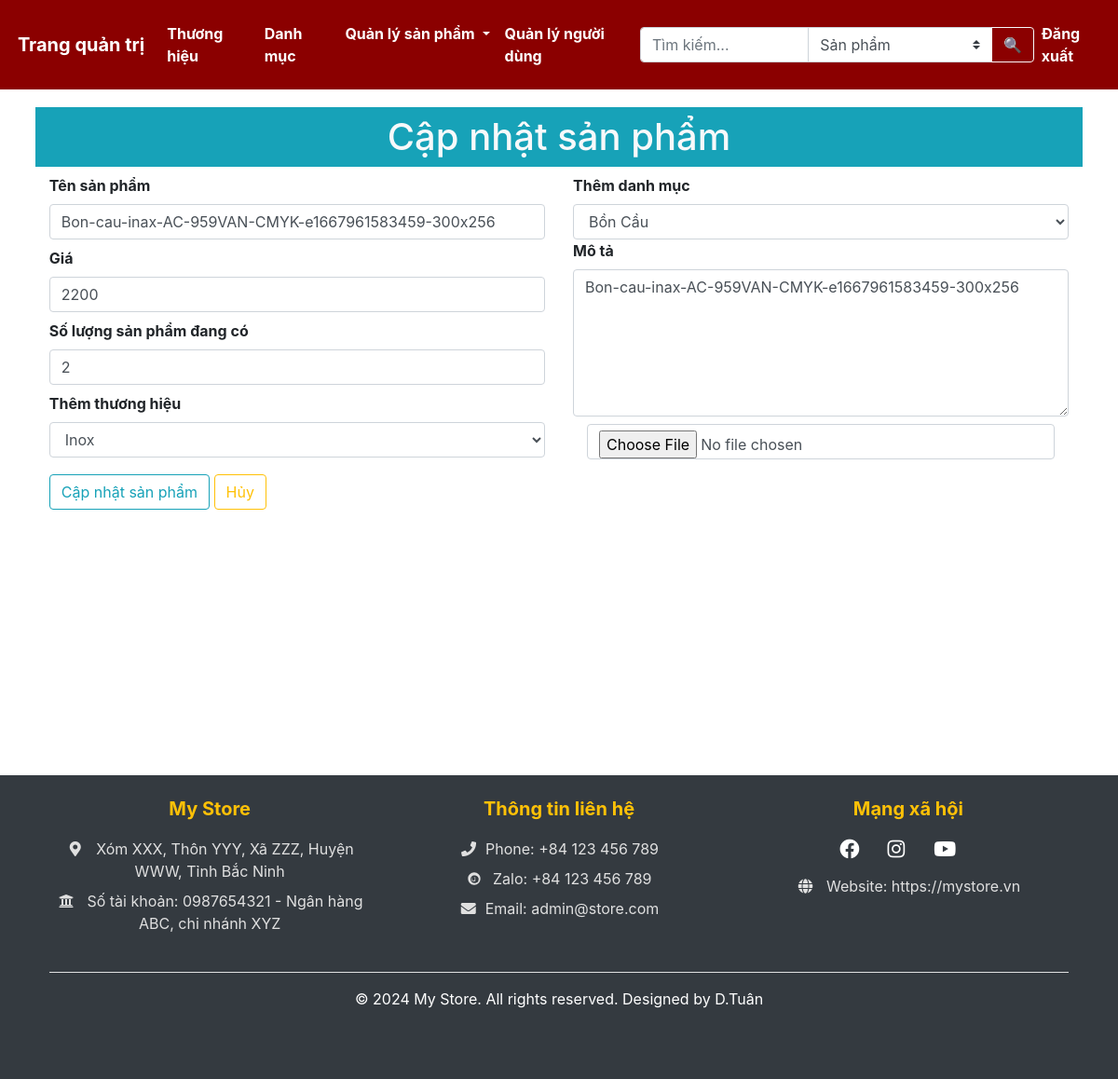
/admin/updateproduct/4 (signed in), run on the app's committed database.
### shop/products/models.py (models this page shows, shortened)
class Product(db.Model):
    id = db.Column(db.Integer, primary_key=True)
    name = db.Column(db.String(80), nullable=False)
    price = db.Column(db.Numeric(10,2), nullable=False)
    stock = db.Column(db.Integer, nullable=False)
    desc = db.Column(db.Text, nullable=False)
    pub_date = db.Column(db.DateTime, nullable=False,default=datetime.now())
    brand_id = db.Column(db.Integer, db.ForeignKey('brand.id'),nullable=False)
    brand = db.relationship('Brand', backref=db.backref('brand', lazy=True))
    category_id = db.Column(db.Integer, db.ForeignKey('category.id'),nullable=False)
    category = db.relationship('Category' , backref=db.backref('category', lazy=True))
    image_1 = db.Column(db.String(256), nullable=False, default='image1.jpg')

class Brand(db.Model):
    id = db.Column(db.Integer, primary_key=True)
    name = db.Column(db.String(64), nullable=False, unique=True)

class Category(db.Model):
    id = db.Column(db.Integer, primary_key=True)
    name = db.Column(db.String(64), nullable=False, unique=True)

### shop/products/routes.py (the view, shortened to what this page needs)
@app.route('/admin/updateproduct/<int:id>', methods=["GET", "POST"])
@admin_required
def admin_updateproduct(id):
    brands = Brand.query.all()
    categories = Category.query.all()
    product = Product.query.get_or_404(id)
    form = AddProducts()
    form.name.data = product.name
    form.price.data = int(product.price)
    form.stock.data = product.stock
    form.desc.data = product.desc
    return render_template('products/updateproduct.html',
                         title="Update Product",
                         form=form,
                         brands=brands,
                         categories=categories,
                         product=product)

### shop/products/forms.py
class AddProducts(Form):
    name = StringField("Tên sản phẩm", [validators.DataRequired()])
    price = IntegerField("Giá", [validators.DataRequired()])
    stock = IntegerField("Số lượng sản phẩm đang có", [validators.DataRequired()])
    desc = TextAreaField("Mô tả", [validators.DataRequired()])
    image_1 = FileField('Hình ảnh', validators=[FileAllowed(['jpg', 'jpeg', 'png', 'svg', 'gif'], "Images Only please")])

### shop/admin/utils.py (called while the page is built)
def admin_required(f):
    @wraps(f)
    def decorated_function(*args, **kwargs):
        if 'email' not in session or 'admin' not in session:
            flash('Vui lòng đăng nhập tại đây!', 'danger')
            return redirect(url_for('admin_login'))
        return f(*args, **kwargs)
    return decorated_function

### shop/customers/models.py (called while the page is built)
@login_manager.user_loader
def user_loader(user_id):
    return RegisterModel.query.get(user_id)

### shop/templates/products/updateproduct.html (shortened to what this page needs)
{% extends 'layout.html' %}
{% block body_block %}
<div style="padding: 0 1cm;">
    <div class="container mt-5">
        <h2 class="text-center h1 text-light bg-info p-2" style="margin-top: 0.5cm;">
            Cập nhật sản phẩm
        </h2>
        {% from '_formhelpers.html' import render_field %}
        <form method="POST" enctype="multipart/form-data">
            <div class="row">
                <div class="col-md-6">
                    {{ render_field(form.name, class="form-control", placeholder="Tên sản phẩm")}}
                    {{ render_field(form.price, class="form-control", placeholder="Giá") }}
                    {{ render_field(form.stock, class="form-control", placeholder="Số sản phẩm đang có") }}
                    <label for="brand"><b>Thêm thương hiệu</b></label>
                    <select class="form-control" name="brand" id="brand">
                        <option value="{{product.brand_id}}" class="form-control" required>{{product.brand.name}}</option>
                    </select>
                </div>
                <div class="col-md-6">
                    <label for="category"><b>Thêm danh mục</b></label>
                    <select class="form-control" name="category" id="category">
                        <option value="{{product.category_id}}" class="form-control" required>{{product.category.name}}</option>
                    </select>
                    {{ render_field(form.desc, class="form-control", placeholder="Product Description", rows=6) }}
                    <div class="container">
                        <div class="row">
                            <div class="col-md-12">
                                <input type="file" name="image_1" class="form-control">
                            </div>
                        </div>
                    </div>
                </div>
            </div>
            <div class="row mt-3">
                <div class="col-12">
                    <button type="submit" class="btn btn-outline-info">Cập nhật sản phẩm</button>
                    <a href="{{url_for('admin')}}" class="btn btn-outline-warning">Hủy</a>
                </div>
            </div>
        </form>
    </div>
</div>
{% endblock %}

### shop/templates/_formhelpers.html (shortened to what this page needs)
{% macro render_field(field) %}
<dt>{{ field.label }}
<dd>{{ field(**kwargs)|safe }}
</dd>
{% endmacro %}

### shop/templates/layout.html (style rules this page uses)
.container, .container-fluid { max-width: 100% !important; padding: 0 !important; margin: 0 !important; }
body { margin: 0; padding: 0; width: 100%; }
.row { margin: 0; }

### data on the page
Product: name "Bon-cau-inax-AC-959VAN-CMYK-e1667961583459-300x256", price "2200", stock "2", desc "Bon-cau-inax-AC-959VAN-CMYK-e1667961583459-300x256"
Brand: brand "Inox"
Category: category "Bồn Cầu"

### other printed values
{{ field.label }} "Tên sản phẩm Giá Số lượng sản phẩm đang có Mô tả"
